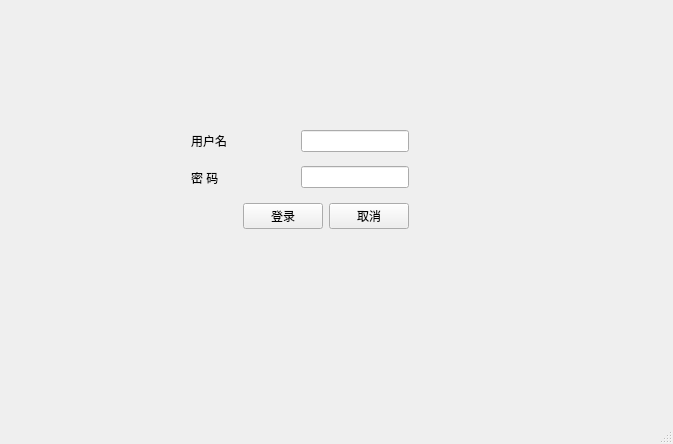
<?xml version="1.0" encoding="UTF-8"?>
<ui version="4.0">
 <class>MainWindow</class>
 <widget class="QMainWindow" name="MainWindow">
  <property name="geometry">
   <rect>
    <x>0</x>
    <y>0</y>
    <width>673</width>
    <height>444</height>
   </rect>
  </property>
  <property name="windowTitle">
   <string>MainWindow</string>
  </property>
  <widget class="QWidget" name="centralwidget">
   <widget class="QWidget" name="">
    <property name="geometry">
     <rect>
      <x>130</x>
      <y>90</y>
      <width>340</width>
      <height>179</height>
     </rect>
    </property>
    <layout class="QVBoxLayout" name="verticalLayout_2">
     <item>
      <spacer name="verticalSpacer">
       <property name="orientation">
        <enum>Qt::Vertical</enum>
       </property>
       <property name="sizeHint" stdset="0">
        <size>
         <width>20</width>
         <height>40</height>
        </size>
       </property>
      </spacer>
     </item>
     <item>
      <layout class="QHBoxLayout" name="horizontalLayout">
       <item>
        <spacer name="horizontalSpacer_7">
         <property name="orientation">
          <enum>Qt::Horizontal</enum>
         </property>
         <property name="sizeHint" stdset="0">
          <size>
           <width>40</width>
           <height>20</height>
          </size>
         </property>
        </spacer>
       </item>
       <item>
        <layout class="QHBoxLayout" name="horizontalLayout_3"/>
       </item>
       <item>
        <layout class="QVBoxLayout" name="verticalLayout">
         <item>
          <layout class="QHBoxLayout" name="horizontalLayout_5">
           <item>
            <widget class="QLabel" name="label">
             <property name="text">
              <string>用户名</string>
             </property>
            </widget>
           </item>
           <item>
            <spacer name="horizontalSpacer">
             <property name="orientation">
              <enum>Qt::Horizontal</enum>
             </property>
             <property name="sizeHint" stdset="0">
              <size>
               <width>40</width>
               <height>20</height>
              </size>
             </property>
            </spacer>
           </item>
           <item>
            <widget class="QLineEdit" name="lineEdit"/>
           </item>
          </layout>
         </item>
         <item>
          <layout class="QHBoxLayout" name="horizontalLayout_4">
           <item>
            <widget class="QLabel" name="label_2">
             <property name="text">
              <string>密 码</string>
             </property>
            </widget>
           </item>
           <item>
            <spacer name="horizontalSpacer_2">
             <property name="orientation">
              <enum>Qt::Horizontal</enum>
             </property>
             <property name="sizeHint" stdset="0">
              <size>
               <width>40</width>
               <height>20</height>
              </size>
             </property>
            </spacer>
           </item>
           <item>
            <spacer name="verticalSpacer_3">
             <property name="orientation">
              <enum>Qt::Vertical</enum>
             </property>
             <property name="sizeHint" stdset="0">
              <size>
               <width>20</width>
               <height>40</height>
              </size>
             </property>
            </spacer>
           </item>
           <item>
            <widget class="QLineEdit" name="lineEdit_2"/>
           </item>
          </layout>
         </item>
         <item>
          <layout class="QHBoxLayout" name="horizontalLayout_2">
           <item>
            <spacer name="horizontalSpacer_5">
             <property name="orientation">
              <enum>Qt::Horizontal</enum>
             </property>
             <property name="sizeHint" stdset="0">
              <size>
               <width>13</width>
               <height>20</height>
              </size>
             </property>
            </spacer>
           </item>
           <item>
            <spacer name="horizontalSpacer_6">
             <property name="orientation">
              <enum>Qt::Horizontal</enum>
             </property>
             <property name="sizeHint" stdset="0">
              <size>
               <width>13</width>
               <height>20</height>
              </size>
             </property>
            </spacer>
           </item>
           <item>
            <spacer name="horizontalSpacer_4">
             <property name="orientation">
              <enum>Qt::Horizontal</enum>
             </property>
             <property name="sizeHint" stdset="0">
              <size>
               <width>13</width>
               <height>20</height>
              </size>
             </property>
            </spacer>
           </item>
           <item>
            <spacer name="horizontalSpacer_3">
             <property name="orientation">
              <enum>Qt::Horizontal</enum>
             </property>
             <property name="sizeHint" stdset="0">
              <size>
               <width>13</width>
               <height>13</height>
              </size>
             </property>
            </spacer>
           </item>
           <item>
            <widget class="QPushButton" name="pushButton">
             <property name="text">
              <string>登录</string>
             </property>
            </widget>
           </item>
           <item>
            <widget class="QPushButton" name="pushButton_2">
             <property name="text">
              <string>取消</string>
             </property>
            </widget>
           </item>
          </layout>
         </item>
        </layout>
       </item>
       <item>
        <spacer name="horizontalSpacer_8">
         <property name="orientation">
          <enum>Qt::Horizontal</enum>
         </property>
         <property name="sizeHint" stdset="0">
          <size>
           <width>40</width>
           <height>20</height>
          </size>
         </property>
        </spacer>
       </item>
      </layout>
     </item>
     <item>
      <spacer name="verticalSpacer_2">
       <property name="orientation">
        <enum>Qt::Vertical</enum>
       </property>
       <property name="sizeHint" stdset="0">
        <size>
         <width>20</width>
         <height>40</height>
        </size>
       </property>
      </spacer>
     </item>
    </layout>
   </widget>
  </widget>
  <widget class="QMenuBar" name="menubar">
   <property name="geometry">
    <rect>
     <x>0</x>
     <y>0</y>
     <width>673</width>
     <height>23</height>
    </rect>
   </property>
  </widget>
  <widget class="QStatusBar" name="statusbar"/>
 </widget>
 <resources/>
 <connections/>
</ui>
